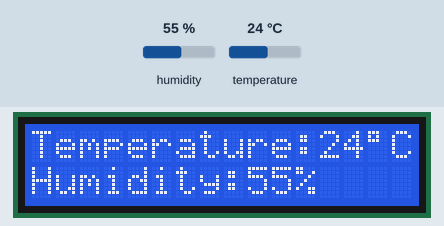
A sketch run on a simulated Arduino Uno, built with avr-gcc and run on an emulated ATmega328P. Shown: 16×2 character LCD. The test bench sets the inputs (shaded band); at power-on: humidity 55 %, temperature 24 °C.

Above: at 1.2 s.
1.3 s: humidity set to 22 %
At 3.1 s:
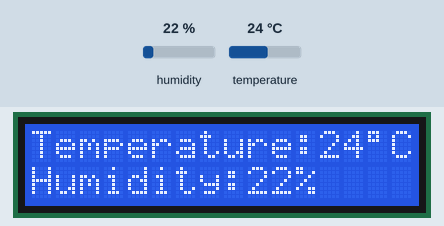
3.6 s: temperature set to 12 °C
At 4.5 s:
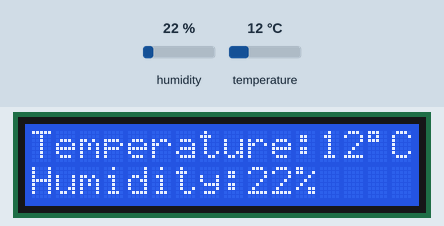
5.7 s: humidity set to 40 %
At 7.2 s:
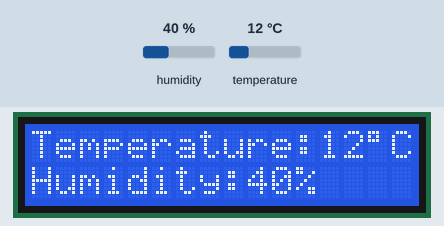
7.8 s: temperature set to 19 °C
At 8.6 s:
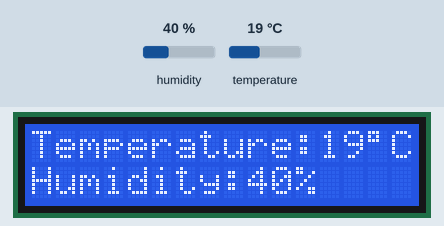
Timing chart, 0 to 10.8 s (numbered marks = the images above; inputs shaded):
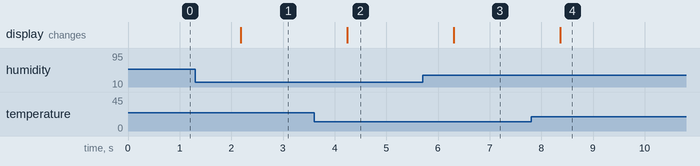

The sketch:

LCDI2CTempHumidSensor.ino
```cpp
#include <Wire.h>
#include <LiquidCrystal_I2C.h>


#include <SimpleDHT.h> //Load the Simple DHT11 library

LiquidCrystal_I2C lcd(0x27, 2, 1, 0, 4, 5, 6, 7, 3, POSITIVE);

int pinDHT11 = 7; //Declare a variable setting pinDHT11 to pin 7 on the Arduino
SimpleDHT11 dht11;  //Creating the LiquidCrystal object named LCD


void setup() {
  lcd.begin(16,2); // Declare that the LCD has 16 columns and 2 rows

  lcd.setCursor(0,0); // Set the temperature text to the first columnn, first row
  lcd.print("Temperature:"); //Print Temperature: on the LCD display

  lcd.setCursor(0,1); // Set the humidity text to the first columnn, second row
  lcd.print("Humidity:"); //Print Humidity: on the LCD display
}

void loop() {

  byte temperature = 0; //Declare a variable for temperature setting value of 0
  byte humidity = 0; //Declare a variable for Humidity setting value of 0
  if (dht11.read(pinDHT11, &temperature, &humidity, NULL)) { // Use an if statement to read the values from the DHT11
    return; //Terminate and return the temperature and humidity value
  }


  lcd.setCursor(12,0); // Set the resulting temperature text to the twelfth columnn, first row
  lcd.print((int)temperature); // Print resulting temperature to the LCD
  lcd.print((char)223); //Print the ° symbol after the resulting temperature has been printed
  lcd.print("C"); // Print C to the LCD after the ° symbol

  lcd.setCursor(9,1); // Set the humidity text to the ninth columnn, second row
  lcd.print((int)humidity); // Print resulting humidity to the LCD
  lcd.print("%"); // Print % to the LCD after the resulting humidity has been printed

  delay(1000); // update the temperature & humidity reading by 1000ms (1 second)
}
```

Measured:
- after the input at 1.3 s, the display: changes after 0.88 s (image 1)
- after the input at 3.6 s, the display: changes after 0.64 s (image 2)
- after the input at 5.7 s, the display: changes after 0.61 s (image 3)
- after the input at 7.8 s, the display: changes after 0.57 s (image 4)
